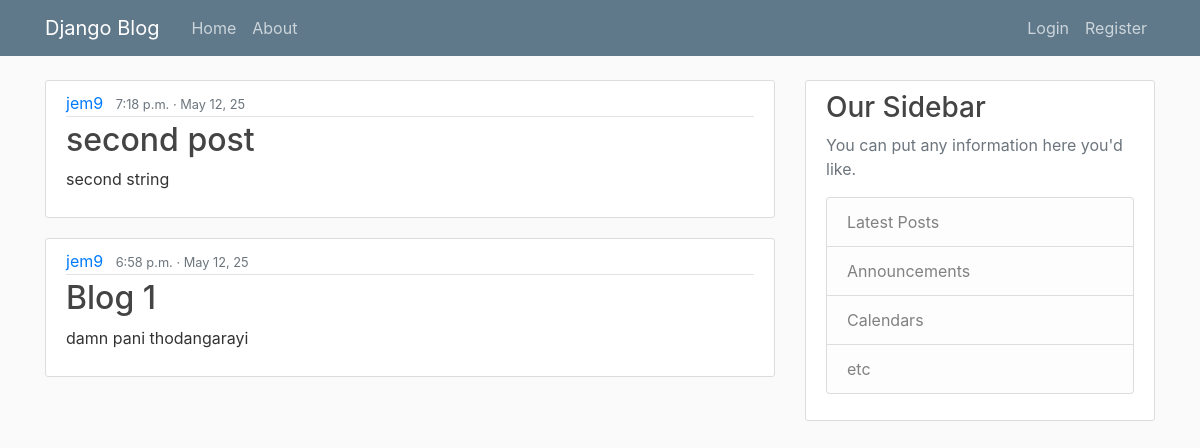
The page / on the database its author committed.
### blog/models.py (models this page shows, shortened)
class Post(models.Model):
    title = models.CharField(max_length=200)
    date = models.DateTimeField(default=timezone.now)
    content = models.TextField()
    author = models.ForeignKey(User, on_delete=models.CASCADE)

### blog/views.py (the view)
# urls.py: path("", views.home, name="blog-home"),
def home(request):
    context = {
        "posts": Post.objects.all().order_by("-date"),
    }
    return render(request, "blog/home.html", context)

### blog/templates/blog/home.html
{% extends "blog/base.html" %}
{% block content %}
    {% for post in posts %}
        <article class="media content-section">
          <div class="media-body">
            <div class="article-metadata">
              <a class="mr-2" href="#">{{ post.author }}</a>
              <small class="text-muted">{{ post.date|date:"P · M j, y"}}</small>
            </div>
            <h2><a class="article-title" href="#">{{ post.title }}</a></h2>
            <p class="article-content">{{ post.content }}</p>
          </div>
        </article>
    {% endfor %}
{% endblock content %}

### blog/static/blog/main.css (style rules this page uses)
body { background: #fafafa; color: #333333; margin-top: 5rem; }
h1, h2, h3, h4, h5, h6 { color: #444444; }
.content-section { background: #ffffff; padding: 10px 20px; border: 1px solid #dddddd; border-radius: 3px; margin-bottom: 20px; }
.article-title { color: #444444; }
.article-content { white-space: pre-line; }
.article-metadata { padding-bottom: 1px; margin-bottom: 4px; border-bottom: 1px solid #e3e3e3; }

### rows shown on the page
Post: author "jem9", date "7:18 p.m. · May 12, 25", title "second post", content "second string"
Post: author "jem9", date "6:58 p.m. · May 12, 25", title "Blog 1", content "damn pani thodangarayi"
